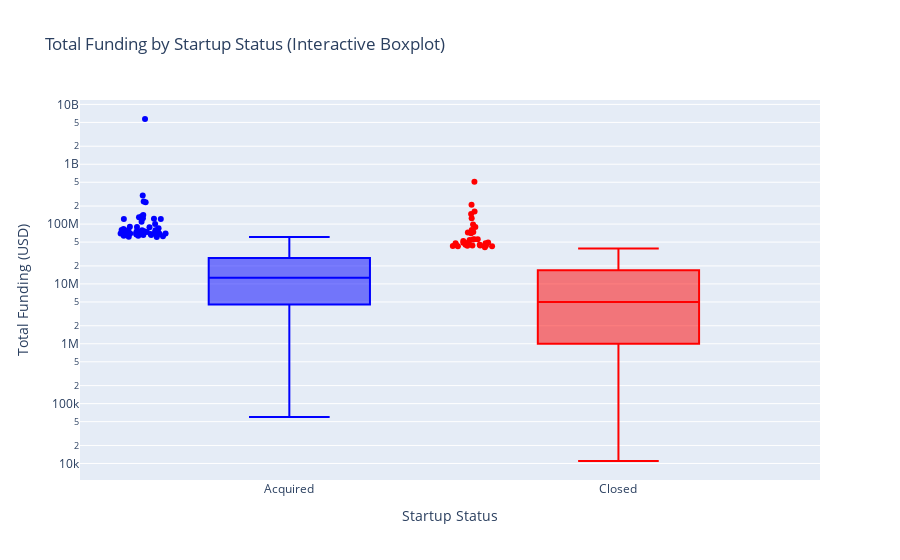

The code cell stored with this chart in its notebook:
### Markdown cell above
![Plot](/home/ccp/Desktop/LR/archive/images/plot3.png)

### Code cell
# Define the boxplots for each status group
acquired_box = go.Box(
    y=df[df['status'] == 'acquired']['funding_total_usd'],
    name='Acquired',
    marker=dict(color='blue'),
    boxpoints='outliers',  # show outliers
    jitter=0.3,
    pointpos=-1.8
)

closed_box = go.Box(
    y=df[df['status'] == 'closed']['funding_total_usd'],
    name='Closed',
    marker=dict(color='red'),
    boxpoints='outliers',
    jitter=0.3,
    pointpos=-1.8
)

# Layout settings
layout = go.Layout(
    title='Total Funding by Startup Status (Interactive Boxplot)',
    yaxis=dict(title='Total Funding (USD)', type='log'),  # log scale
    xaxis=dict(title='Startup Status'),
    showlegend=False
)

# Create the figure and assign it to a variable
fig4 = go.Figure(data=[acquired_box, closed_box], layout=layout)

# Display interactive plot
iplot(fig4)

# Save static image
fig4.write_image("/home/ccp/Desktop/LR/archive/images/plot4.png")

### Figure 1 — Plotly figure (JSON) as saved in the notebook; plotly's stock layout.template omitted (floating-point values rounded to 4 significant figures; data arrays with more than 128 entries replaced by an {"elided": "..."} marker saying what was removed)
{"data": [{"boxpoints": "outliers", "jitter": 0.3, "marker": {"color": "blue"}, "name": "Acquired", "pointpos": -1.8, "type": "box", "y": {"elided": "596 int values"}}, {"boxpoints": "outliers", "jitter": 0.3, "marker": {"color": "red"}, "name": "Closed", "pointpos": -1.8, "type": "box", "y": {"elided": "324 int values"}}], "layout": {"showlegend": false, "title": {"text": "Total Funding by Startup Status (Interactive Boxplot)"}, "xaxis": {"title": {"text": "Startup Status"}}, "yaxis": {"title": {"text": "Total Funding (USD)"}, "type": "log"}}}
